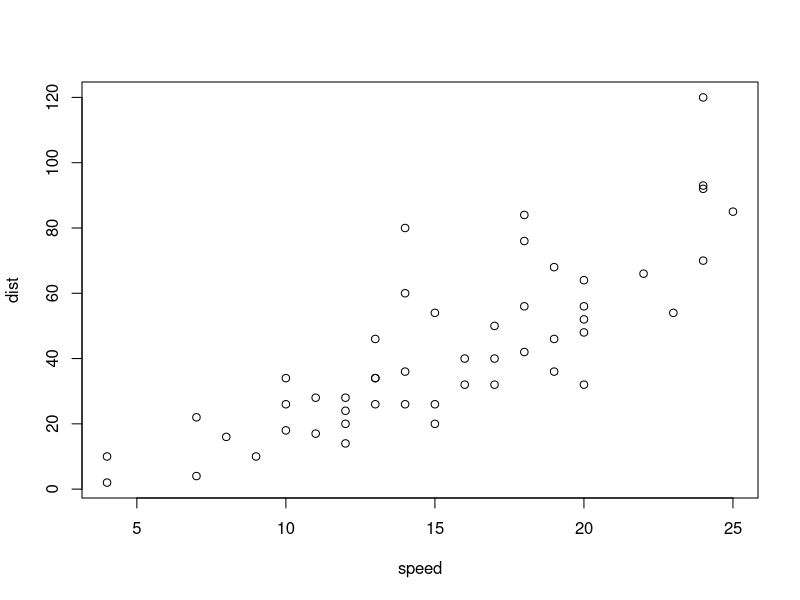
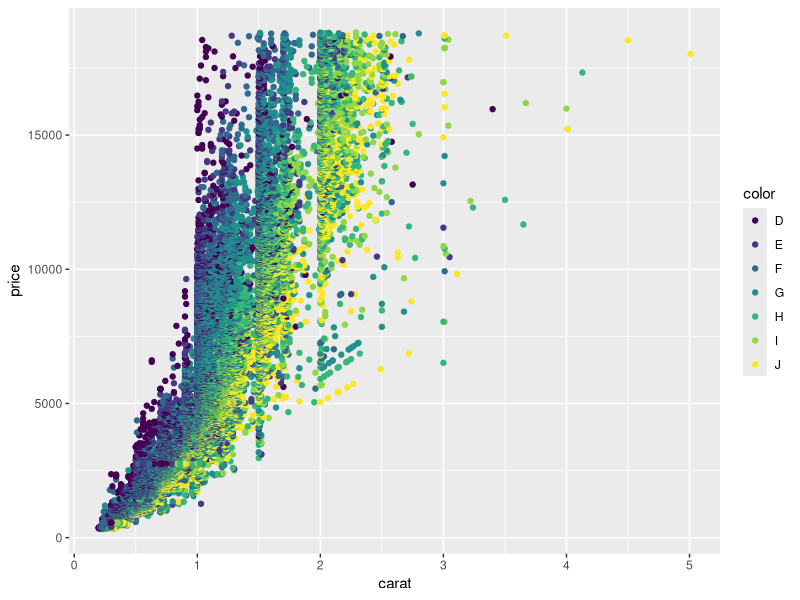

Generate these figures, in order, with R:
## ---- chunk 1
knitr::opts_chunk$set(echo = TRUE)
## ---- chunk 2
mtcars
## ---- chunk 3
library(dplyr)
df <-
mtcars %>%
  group_by(carb) %>%
  summarise(avg_mpg = mean(mpg))
## ---- chunk 4
plot(cars)
## ---- chunk 5
library(ggplot2)
diamonds %>%
  ggplot(aes(carat, price, color=color))+
  geom_point()
